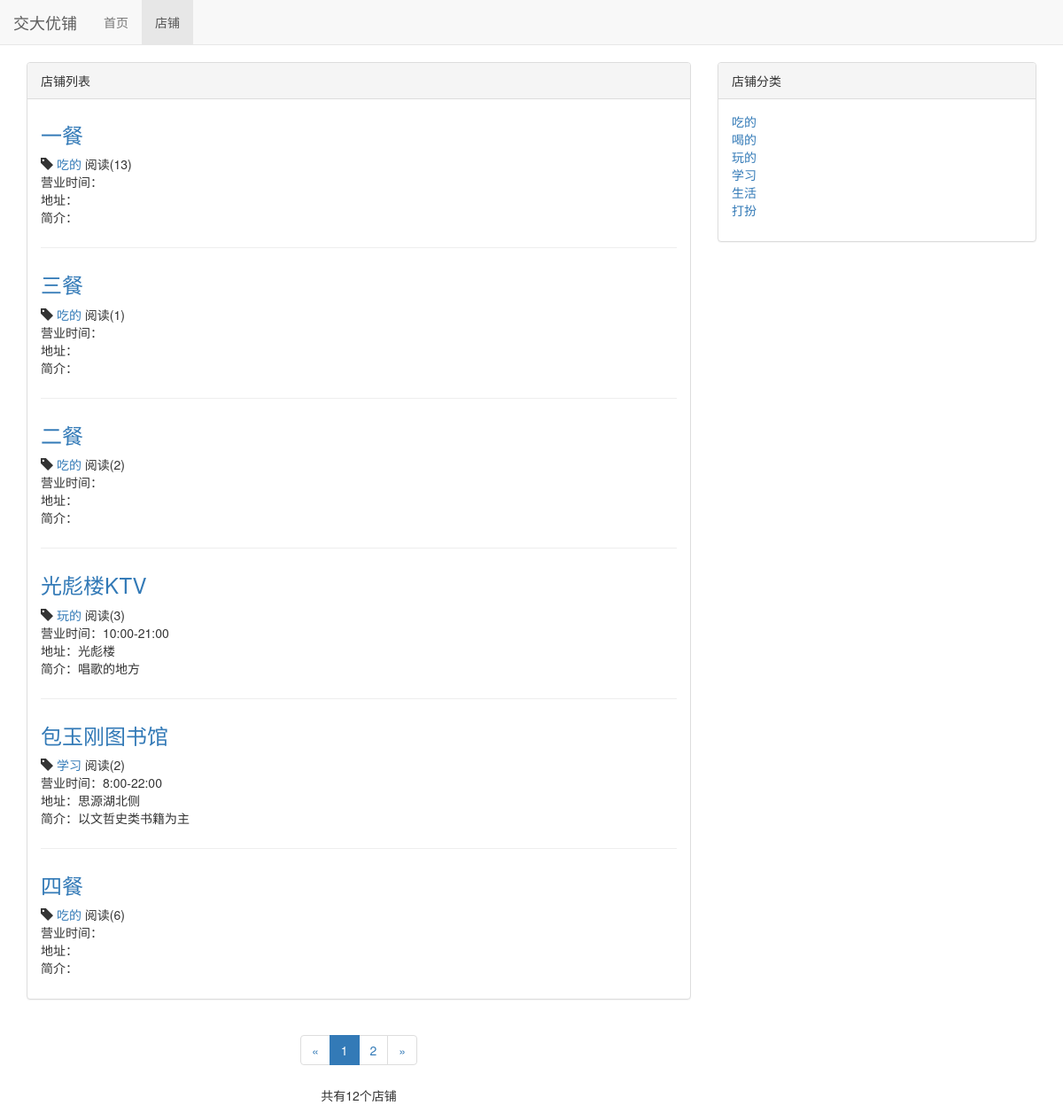
The app's page /shop/ with its own data.
### shop/models.py (models this page shows, shortened)
class Shop(models.Model, ReadNumExpandMethod):
    name = models.CharField(max_length=20)
    shop_type = models.ForeignKey(ShopType, on_delete=models.DO_NOTHING)
    content = models.TextField()
    read_details = GenericRelation(ReadDetail)
    class Meta:
        ordering=['name']

class ShopType(models.Model):
    type_name = models.CharField(max_length=10) # 吃的、喝的、玩的、学习、生活、打扮
    def __str__(self):
        return self.type_name

### read_statistics/models.py (models this page shows)
class ReadNum(models.Model):
    read_num = models.IntegerField(default=0)
    content_type = models.ForeignKey(ContentType, on_delete=models.DO_NOTHING)
    object_id = models.PositiveIntegerField()
    content_object = GenericForeignKey('content_type', 'object_id')

### shop/views.py (the view)
# urls.py: path('', views.shop_list, name='shop_list'),
def shop_list(request):
    shops_all_list = Shop.objects.all()
    paginator = Paginator(shops_all_list,6)
    page_num = request.GET.get('page',1)
    page_of_shops = paginator.get_page(page_num)
    current_page_num = page_of_shops.number
    page_range = list(range(max(current_page_num - 2, 1), min(paginator.num_pages + 1, current_page_num + 3)))
    if page_range[0]-1>=2:
        page_range.insert(0,'...')
    if paginator.num_pages-page_range[-1]>=2:
        page_range.append('...')
    if page_range[0] != 1:
        page_range.insert(0,1)
    if page_range[-1] != paginator.num_pages:
        page_range.append(paginator.num_pages)
    context = {}
    context['shops'] = page_of_shops.object_list
    context['page_of_shops'] = page_of_shops
    context['page_range'] = page_range
    context['shop_types'] =  ShopType.objects.all()
    return render(request, 'shop/shop_list.html',context)

### read_statistics/models.py (called while the page is built)
    def get_read_num(self):
        try:
            ct = ContentType.objects.get_for_model(self)
            readnum = ReadNum.objects.get(content_type=ct, object_id=self.pk)
            return readnum.read_num
        except exceptions.ObjectDoesNotExist:
            return 0

### shop/templates/shop/shop_list.html (shortened to what this page needs)
{% extends 'base.html' %}
{% block 'nav_shop_active' %}active{% endblock %}
{% load staticfiles %}
{% block header_extends %}
    <link rel="stylesheet" href="{% static 'shop/shop.css' %}">
{% endblock %}
{% block content %}
    <div class="container">
        <div class="row">
            <div class="col-sm-8 col-md-8">
                <div class="panel panel-default">
                    <div class="panel-heading">{% block shop_list_title %}店铺列表{% endblock %}</div>
                    <div class="panel-body">
                         {% for shop in shops %}
                            <div class="shop">
                                <h3><a href="{% url 'shop_detail' shop.pk %}">{{ shop.name }}</a></h3>
                                <p class="shop-info">
                                    <span class="glyphicon glyphicon-tag"></span> <a href="{% url 'shop_with_type' shop.shop_type.pk %}">{{ shop.shop_type }}</a>
                                    阅读({{ shop.get_read_num }})
                                </p>
                                <p>{{ shop.content|truncatechars:50|linebreaksbr }}</p>
                            </div>
                        {% endfor %}
                    </div>
                </div>
                <div class="paginator">
                    <ul class="pagination">
                        <li>
                            {% if page_of_shops.has_previous %}
                                <a href="?page={{ page_of_shops.previous_page_number }}" aria-label="Previous">
                                    <span aria-hidden="true">&laquo;</span>
                                </a>
                            {% else %}
                                <span aria-hidden="true">&laquo;</span>
                            {% endif %}
                        </li>
                        {% for page_num in page_range %}
                            {% if page_num == page_of_shops.number %}
                                <li class="active"><a href="?page={{ page_num }}">{{ page_num }}</a></li>
                            {% else %}
                                <li><a href="?page={{ page_num }}">{{ page_num }}</a></li>
                            {% endif %}
                        {% endfor %}
                        <li>
                            {% if page_of_shops.has_next %}
                                <a href="?page={{ page_of_shops.next_page_number }}" aria-label="Next">
                                    <span aria-hidden="true">&raquo;</span>
                                </a>
                            {% else %}
                                <span aria-hidden="true">&raquo;</span>
                            {% endif %}
                        </li>
                    </ul>
                    <p>
                        共有{{ page_of_shops.paginator.count }}个店铺
                    </p>
                </div>
            </div>
            <div class="col-sm-4 col-md-4">
                <div class="panel panel-default">
                  <div class="panel-heading">店铺分类</div>
                  <div class="panel-body">
                    <ul class="shop-types">
                        {% for shop_type in shop_types %}
                            <li><a href="{% url 'shop_with_type' shop_type.pk %}">{{ shop_type.type_name }}</a></li>
                        {% endfor %}
                    </ul>
                  </div>
                </div>
            </div>
        </div>
    </div>
{% endblock %}

### templates/base.html (shortened to what this page needs)
{% load staticfiles %}
<!DOCTYPE html>
<html lang="zh-CN">
<head>
    <link rel="stylesheet" href="{% static 'base.css' %}">
    <link rel="stylesheet" href="{% static 'bootstrap-3.3.7/css/bootstrap.min.css' %}">
    {% block header_extends %}{% endblock %}
</head>
<body>
    <div class="navbar navbar-default navbar-fixed-top" role="navigation">
        <div class="container-fluid">
            <div class="navbar-header">
                <a class="navbar-brand" href="{% url 'home' %}">交大优铺</a>
            </div>
            <div id="navbar-collapse" class="collapse navbar-collapse" >
                <ul class="nav navbar-nav">
                    <li class="{% block nav_home_active %}{% endblock %}"><a href="{% url 'home' %}">首页</a>
                    </li>
                    <li class="{% block 'nav_shop_active' %}{% endblock %}"><a href="{% url 'shop_list' %}">店铺</a>
                    </li>
                </ul>
            </div>
        </div>
    </div>
    {% block content %}{% endblock %}
</body>
</html>

### static/base.css (style rules this page uses)
* { margin: 0; padding: 0; }
body { margin-top: 70px!important; }

### shop/static/shop/shop.css (style rules this page uses)
ul.shop-types { list-style-type: none }
div.shop:not(:last-child) { margin-bottom: 2em; padding-bottom: 1em; border-bottom: 1px solid #eee; }
div.shop h3 { margin-top: 0.5em; }
div.shop p.shop-info { margin-bottom: 0; }
div.paginator { text-align: center; }

### records on screen
Shop: name "一餐", shop_type "吃的", get_read_num "13", content "营业时间： 地址： 简介："
Shop: name "三餐", shop_type "吃的", get_read_num "1", content "营业时间： 地址： 简介："
Shop: name "二餐", shop_type "吃的", get_read_num "2", content "营业时间： 地址： 简介："
Shop: name "光彪楼KTV", shop_type "玩的", get_read_num "3", content "营业时间：10:00-21:00 地址：光彪楼 简介：唱歌的地方"
Shop: name "包玉刚图书馆", shop_type "学习", get_read_num "2", content "营业时间：8:00-22:00 地址：思源湖北侧 简介：以文哲史类书籍为主"
Shop: name "四餐", shop_type "吃的", get_read_num "6", content "营业时间： 地址： 简介："
ShopType: type_name "吃的"
ShopType: type_name "喝的"
ShopType: type_name "玩的"
ShopType: type_name "学习"
ShopType: type_name "生活"
ShopType: type_name "打扮"

### other values on screen
{{ page_num }} "1"
{{ page_num }} "2"
{{ page_of_shops.paginator.count }} "12"
